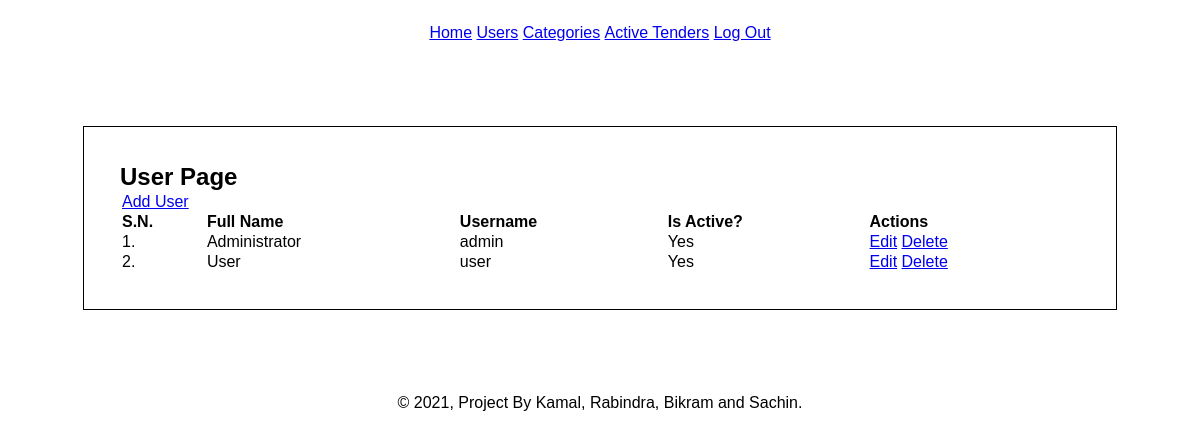
The app's page /admin/users.php (signed in) with its own data.
### tables this page shows
CREATE TABLE `tbl_users` (
  `user_id` int(10) UNSIGNED NOT NULL,
  `full_name` varchar(100) NOT NULL,
  `username` varchar(100) NOT NULL,
  `email` varchar(100) NOT NULL,
  `password` varchar(255) NOT NULL,
  `is_active` tinyint(1) NOT NULL,
  `created_at` datetime NOT NULL,
  `updated_at` datetime NOT NULL
);

### admin/users.php (the view, shortened to what this page needs)
<?php
    include('box/header.php');
?>
    <section class="main">
        <h1>User Page</h1>
        <table style="width: 100%; text-align: left;">
            <tr>
                <td colspan="5">
                    <a href="add_user.php">Add User</a>
                </td>
            </tr>
            <tr>
                <th>S.N.</th>
                <th>Full Name</th>
                <th>Username</th>
                <th>Is Active?</th>
                <th>Actions</th>
            </tr>
            <?php
                $conn = mysqli_connect(LOCALHOST,USERNAME,PASSWORD) or die(mysqli_error());
                $query = "SELECT * FROM tbl_users";
                $res = mysqli_query($conn,$query);
                if($res==true)
                {
                    $num_rows = mysqli_num_rows($res);
                    if($num_rows>0)
                    {
                        $sn = 1;
                        while($row=mysqli_fetch_assoc($res))
                        {
                            $user_id = $row['user_id'];
                            $full_name = $row['full_name'];
                            $username = $row['username'];
                            $is_active = $row['is_active'];
                            ?>
                            <tr>
                                <td><?php echo $sn++; ?>.</td>
                                <td><?php echo $full_name; ?></td>
                                <td><?php echo $username; ?></td>
                                <td>
                                    <?php
                                        if($is_active==1)
                                        {
                                            echo "Yes";
                                        }
                                        else
                                        {
                                            echo "No";
                                        }
                                     ?>
                                 </td>
                                <td>
                                    <a href="<?php echo SITEURL; ?>admin/update_user.php?user_id=<?php echo $user_id; ?>">Edit</a>
                                    <a href="<?php echo SITEURL; ?>admin/delete_user.php?user_id=<?php echo $user_id; ?>">Delete</a>
                                </td>
                            </tr>
                            <?php
                        }
                    }
                    else
                    {
                    }
                }
            ?>
        </table>
    </section>
    <?php include('box/footer.php'); ?>

### assets/css/style.css (style rules this page uses)
* { margin: 0 0; padding: 0 0; font-family: sans-serif,arial,helvetica; }
.main { width: 80%; border: 1px solid black; padding: 3%; margin: 5% auto; }

### records on screen
tbl_users: full_name "Administrator", username "admin", is_active "Yes"
tbl_users: full_name "User", username "user", is_active "Yes"
